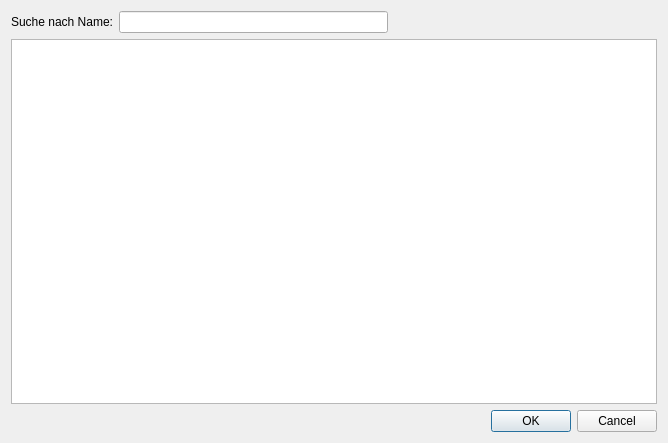
<?xml version="1.0" encoding="UTF-8"?>
<ui version="4.0">
 <class>CAdressSearch</class>
 <widget class="QDialog" name="CAdressSearch">
  <property name="geometry">
   <rect>
    <x>0</x>
    <y>0</y>
    <width>668</width>
    <height>443</height>
   </rect>
  </property>
  <property name="sizePolicy">
   <sizepolicy hsizetype="Minimum" vsizetype="Minimum">
    <horstretch>0</horstretch>
    <verstretch>0</verstretch>
   </sizepolicy>
  </property>
  <property name="minimumSize">
   <size>
    <width>668</width>
    <height>443</height>
   </size>
  </property>
  <property name="windowTitle">
   <string>Adresse suchen</string>
  </property>
  <property name="windowIcon">
   <iconset resource="../MEGAMover/MEGAMover.qrc">
    <normaloff>:/icons/edit-find.png</normaloff>:/icons/edit-find.png</iconset>
  </property>
  <layout class="QVBoxLayout" name="verticalLayout">
   <item>
    <layout class="QHBoxLayout" name="horizontalLayout">
     <item>
      <widget class="QLabel" name="lblNameFilter">
       <property name="text">
        <string>Suche nach Name:</string>
       </property>
      </widget>
     </item>
     <item>
      <widget class="QLineEdit" name="txtNameFilter"/>
     </item>
     <item>
      <spacer name="horizontalSpacer">
       <property name="orientation">
        <enum>Qt::Horizontal</enum>
       </property>
       <property name="sizeHint" stdset="0">
        <size>
         <width>40</width>
         <height>20</height>
        </size>
       </property>
      </spacer>
     </item>
    </layout>
   </item>
   <item>
    <widget class="QTableView" name="tblAdresses">
     <property name="editTriggers">
      <set>QAbstractItemView::NoEditTriggers</set>
     </property>
     <property name="tabKeyNavigation">
      <bool>false</bool>
     </property>
     <property name="showDropIndicator" stdset="0">
      <bool>false</bool>
     </property>
     <property name="dragDropOverwriteMode">
      <bool>false</bool>
     </property>
     <property name="alternatingRowColors">
      <bool>true</bool>
     </property>
     <property name="selectionMode">
      <enum>QAbstractItemView::ExtendedSelection</enum>
     </property>
     <property name="selectionBehavior">
      <enum>QAbstractItemView::SelectRows</enum>
     </property>
     <property name="sortingEnabled">
      <bool>true</bool>
     </property>
    </widget>
   </item>
   <item>
    <widget class="QDialogButtonBox" name="buttonBox">
     <property name="orientation">
      <enum>Qt::Horizontal</enum>
     </property>
     <property name="standardButtons">
      <set>QDialogButtonBox::Cancel|QDialogButtonBox::Ok</set>
     </property>
    </widget>
   </item>
  </layout>
 </widget>
 <resources>
  <include location="../MEGAMover/MEGAMover.qrc"/>
 </resources>
 <connections>
  <connection>
   <sender>buttonBox</sender>
   <signal>accepted()</signal>
   <receiver>CAdressSearch</receiver>
   <slot>accept()</slot>
   <hints>
    <hint type="sourcelabel">
     <x>248</x>
     <y>254</y>
    </hint>
    <hint type="destinationlabel">
     <x>157</x>
     <y>274</y>
    </hint>
   </hints>
  </connection>
  <connection>
   <sender>buttonBox</sender>
   <signal>rejected()</signal>
   <receiver>CAdressSearch</receiver>
   <slot>reject()</slot>
   <hints>
    <hint type="sourcelabel">
     <x>316</x>
     <y>260</y>
    </hint>
    <hint type="destinationlabel">
     <x>286</x>
     <y>274</y>
    </hint>
   </hints>
  </connection>
 </connections>
</ui>
